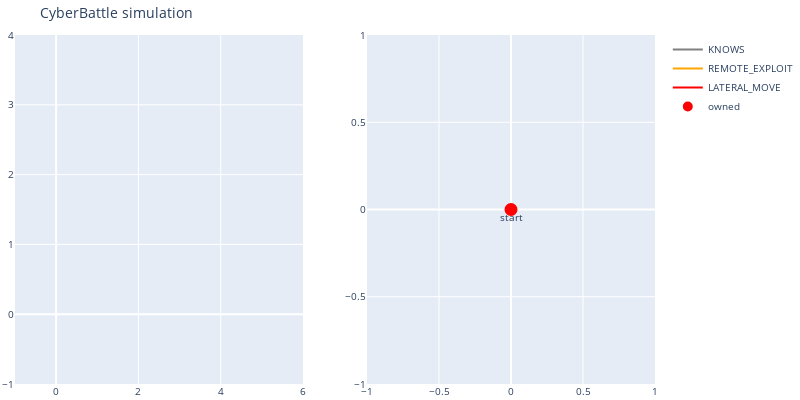

The code cell stored with this chart in its notebook:
### Markdown cell above
Copyright (c) Microsoft Corporation. All rights reserved. Licensed under the MIT License.

### Code cell
import plotly.io.orca
import gym
import numpy

plotly.io.orca.config.executable = '~/.npm-packages/bin/orca'

from cyberbattle._env.cyberbattle_env import AttackerGoal
from cyberbattle._env.option_wrapper import ContextWrapper, random_options

rnd = numpy.random.RandomState(13)

env = gym.make('CyberBattleChain-v0', size=10, attacker_goal=AttackerGoal(reward=4000))
env = ContextWrapper(env, options=random_options)

s = env.reset()
env.render()

n = 10

for t in range(100):
    s, r, done, info = env.step()
    if r > 0:
        print(r, done, info['action'])
#         env.render()
    if done:
        if n == 0:
            break
        n -= (r > 0)
        env.reset()

### Figure 1 — Plotly figure (JSON) as saved in the notebook; plotly's stock layout.template omitted (floating-point values rounded to 4 significant figures)
{"data": [{"name": "cumulative reward", "type": "scatter", "xaxis": "x", "y": [], "yaxis": "y"}, {"line": {"color": "gray"}, "mode": "lines", "name": "KNOWS", "type": "scatter", "x": [0], "xaxis": "x2", "y": [0], "yaxis": "y2"}, {"line": {"color": "orange"}, "mode": "lines", "name": "REMOTE_EXPLOIT", "type": "scatter", "x": [0], "xaxis": "x2", "y": [0], "yaxis": "y2"}, {"line": {"color": "red"}, "mode": "lines", "name": "LATERAL_MOVE", "type": "scatter", "x": [0], "xaxis": "x2", "y": [0], "yaxis": "y2"}, {"hoverinfo": "text", "marker": {"color": "#D32F2E", "line": {"color": "rgb(255,0,0)", "width": 8}, "size": 5, "symbol": "circle-dot"}, "mode": "markers+text", "name": "owned", "text": ["start"], "textposition": "bottom center", "type": "scatter", "x": [0], "xaxis": "x2", "y": [0], "yaxis": "y2"}, {"hoverinfo": "text", "marker": {"color": "#0e9d00", "line": {"color": "rgb(0,255,0)", "width": 8}, "size": 5, "symbol": "circle-dot"}, "mode": "markers+text", "name": "discovered", "text": [], "textposition": "bottom center", "type": "scatter", "x": [], "xaxis": "x2", "y": [], "yaxis": "y2"}], "layout": {"autosize": false, "font": {"size": 10}, "height": 400, "hovermode": "closest", "margin": {"b": 15, "l": 2, "r": 2, "t": 35}, "showlegend": true, "title": {"text": "CyberBattle simulation"}, "width": 800, "xaxis": {"anchor": "y", "domain": [0, 0.45]}, "xaxis2": {"anchor": "y2", "domain": [0.55, 1]}, "yaxis": {"anchor": "x", "domain": [0, 1]}, "yaxis2": {"anchor": "x2", "domain": [0, 1]}}}
